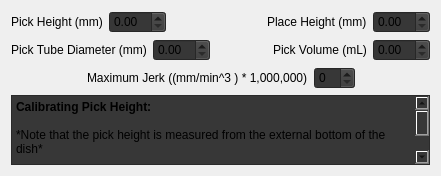
                <widget class="QWidget" name="page_5">
                 <property name="geometry">
                  <rect>
                   <x>0</x>
                   <y>0</y>
                   <width>441</width>
                   <height>170</height>
                  </rect>
                 </property>
                 <attribute name="label">
                  <string>Chorionated Plating Calibration</string>
                 </attribute>
                 <layout class="QVBoxLayout" name="verticalLayout_14">
                  <item>
                   <layout class="QVBoxLayout" name="verticalLayout_13">
                    <item>
                     <layout class="QGridLayout" name="gridLayout_33">
                      <item row="0" column="0">
                       <layout class="QHBoxLayout" name="horizontalLayout_21">
                        <item>
                         <widget class="QLabel" name="label_59">
                          <property name="text">
                           <string>Pick Height (mm)</string>
                          </property>
                         </widget>
                        </item>
                        <item>
                         <widget class="QDoubleSpinBox" name="chorionated_pick_height_spin_box">
                          <property name="styleSheet">
                           <string notr="true">background-color:rgb(55,55,55)</string>
                          </property>
                          <property name="singleStep">
                           <double>0.010000000000000</double>
                          </property>
                         </widget>
                        </item>
                        <item>
                         <spacer name="horizontalSpacer_44">
                          <property name="orientation">
                           <enum>Qt::Horizontal</enum>
                          </property>
                          <property name="sizeHint" stdset="0">
                           <size>
                            <width>40</width>
                            <height>20</height>
                           </size>
                          </property>
                         </spacer>
                        </item>
                       </layout>
                      </item>
                      <item row="1" column="1">
                       <layout class="QHBoxLayout" name="horizontalLayout_22">
                        <item>
                         <spacer name="horizontalSpacer_45">
                          <property name="orientation">
                           <enum>Qt::Horizontal</enum>
                          </property>
                          <property name="sizeHint" stdset="0">
                           <size>
                            <width>40</width>
                            <height>20</height>
                           </size>
                          </property>
                         </spacer>
                        </item>
                        <item>
                         <widget class="QLabel" name="label_60">
                          <property name="text">
                           <string>Pick Volume (mL)</string>
                          </property>
                         </widget>
                        </item>
                        <item>
                         <widget class="QDoubleSpinBox" name="chorionated_pick_volume_spin_box">
                          <property name="styleSheet">
                           <string notr="true">background-color:rgb(55,55,55)</string>
                          </property>
                          <property name="singleStep">
                           <double>0.010000000000000</double>
                          </property>
                         </widget>
                        </item>
                       </layout>
                      </item>
                      <item row="0" column="1">
                       <layout class="QHBoxLayout" name="horizontalLayout_23">
                        <item>
                         <spacer name="horizontalSpacer_46">
                          <property name="orientation">
                           <enum>Qt::Horizontal</enum>
                          </property>
                          <property name="sizeHint" stdset="0">
                           <size>
                            <width>40</width>
                            <height>20</height>
                           </size>
                          </property>
                         </spacer>
                        </item>
                        <item>
                         <widget class="QLabel" name="label_61">
                          <property name="text">
                           <string>Place Height (mm)</string>
                          </property>
                         </widget>
                        </item>
                        <item>
                         <widget class="QDoubleSpinBox" name="chorionated_place_height_spin_box">
                          <property name="styleSheet">
                           <string notr="true">background-color:rgb(55,55,55)</string>
                          </property>
                          <property name="singleStep">
                           <double>0.010000000000000</double>
                          </property>
                         </widget>
                        </item>
                       </layout>
                      </item>
                      <item row="1" column="0">
                       <layout class="QHBoxLayout" name="horizontalLayout_24">
                        <item>
                         <widget class="QLabel" name="label_62">
                          <property name="text">
                           <string>Pick Tube Diameter (mm)</string>
                          </property>
                         </widget>
                        </item>
                        <item>
                         <widget class="QDoubleSpinBox" name="chorionated_pick_tube_diameter_spin_box">
                          <property name="styleSheet">
                           <string notr="true">background-color:rgb(55,55,55)</string>
                          </property>
                          <property name="singleStep">
                           <double>0.010000000000000</double>
                          </property>
                         </widget>
                        </item>
                        <item>
                         <spacer name="horizontalSpacer_47">
                          <property name="orientation">
                           <enum>Qt::Horizontal</enum>
                          </property>
                          <property name="sizeHint" stdset="0">
                           <size>
                            <width>40</width>
                            <height>20</height>
                           </size>
                          </property>
                         </spacer>
                        </item>
                       </layout>
                      </item>
                     </layout>
                    </item>
                    <item>
                     <layout class="QHBoxLayout" name="horizontalLayout_25">
                      <item>
                       <spacer name="horizontalSpacer_48">
                        <property name="orientation">
                         <enum>Qt::Horizontal</enum>
                        </property>
                        <property name="sizeHint" stdset="0">
                         <size>
                          <width>40</width>
                          <height>20</height>
                         </size>
                        </property>
                       </spacer>
                      </item>
                      <item>
                       <widget class="QLabel" name="label_63">
                        <property name="text">
                         <string>Maximum Jerk ((mm/min^3 ) * 1,000,000)</string>
                        </property>
                       </widget>
                      </item>
                      <item>
                       <widget class="QSpinBox" name="chorionated_jerk_spin_box">
                        <property name="styleSheet">
                         <string notr="true">background-color:rgb(55,55,55)</string>
                        </property>
                       </widget>
                      </item>
                      <item>
                       <spacer name="horizontalSpacer_49">
                        <property name="orientation">
                         <enum>Qt::Horizontal</enum>
                        </property>
                        <property name="sizeHint" stdset="0">
                         <size>
                          <width>40</width>
                          <height>20</height>
                         </size>
                        </property>
                       </spacer>
                      </item>
                     </layout>
                    </item>
                   </layout>
                  </item>
                  <item>
                   <widget class="QTextBrowser" name="textBrowser_7">
                    <property name="styleSheet">
                     <string notr="true">background-color:rgb(55,55,55)</string>
                    </property>
                    <property name="html">
                     <string>&lt;!DOCTYPE HTML PUBLIC &quot;-//W3C//DTD HTML 4.0//EN&quot; &quot;http://www.w3.org/TR/REC-html40/strict.dtd&quot;&gt;
&lt;html&gt;&lt;head&gt;&lt;meta name=&quot;qrichtext&quot; content=&quot;1&quot; /&gt;&lt;style type=&quot;text/css&quot;&gt;
p, li { white-space: pre-wrap; }
&lt;/style&gt;&lt;/head&gt;&lt;body style=&quot; font-family:'Sans Serif'; font-size:9pt; font-weight:400; font-style:normal;&quot;&gt;
&lt;p style=&quot; margin-top:0px; margin-bottom:0px; margin-left:0px; margin-right:0px; -qt-block-indent:0; text-indent:0px;&quot;&gt;&lt;span style=&quot; font-weight:600;&quot;&gt;Calibrating Pick Height:&lt;/span&gt;&lt;/p&gt;
&lt;p style=&quot;-qt-paragraph-type:empty; margin-top:0px; margin-bottom:0px; margin-left:0px; margin-right:0px; -qt-block-indent:0; text-indent:0px;&quot;&gt;&lt;br /&gt;&lt;/p&gt;
&lt;p style=&quot; margin-top:0px; margin-bottom:0px; margin-left:0px; margin-right:0px; -qt-block-indent:0; text-indent:0px;&quot;&gt;*Note that the pick height is measured from the external bottom of the dish*&lt;/p&gt;
&lt;p style=&quot;-qt-paragraph-type:empty; margin-top:0px; margin-bottom:0px; margin-left:0px; margin-right:0px; -qt-block-indent:0; text-indent:0px;&quot;&gt;&lt;br /&gt;&lt;/p&gt;
&lt;p style=&quot; margin-top:0px; margin-bottom:0px; margin-left:0px; margin-right:0px; -qt-block-indent:0; text-indent:0px;&quot;&gt;1. Use the up and down arrows to adjust the &amp;quot;Pick Height&amp;quot; value to the desired pick height.&lt;/p&gt;
&lt;p style=&quot;-qt-paragraph-type:empty; margin-top:0px; margin-bottom:0px; margin-left:0px; margin-right:0px; -qt-block-indent:0; text-indent:0px;&quot;&gt;&lt;br /&gt;&lt;/p&gt;
&lt;p style=&quot; margin-top:0px; margin-bottom:0px; margin-left:0px; margin-right:0px; -qt-block-indent:0; text-indent:0px;&quot;&gt;2. Run a cycle with embryos to determine the pick height results&lt;/p&gt;
&lt;p style=&quot;-qt-paragraph-type:empty; margin-top:0px; margin-bottom:0px; margin-left:0px; margin-right:0px; -qt-block-indent:0; text-indent:0px;&quot;&gt;&lt;br /&gt;&lt;/p&gt;
&lt;p style=&quot; margin-top:0px; margin-bottom:0px; margin-left:0px; margin-right:0px; -qt-block-indent:0; text-indent:0px;&quot;&gt;3. Repeate steps one and two until the optimum height has been determined.&lt;/p&gt;
&lt;p style=&quot;-qt-paragraph-type:empty; margin-top:0px; margin-bottom:0px; margin-left:0px; margin-right:0px; -qt-block-indent:0; text-indent:0px;&quot;&gt;&lt;br /&gt;&lt;/p&gt;
&lt;p style=&quot; margin-top:0px; margin-bottom:0px; margin-left:0px; margin-right:0px; -qt-block-indent:0; text-indent:0px;&quot;&gt;&lt;span style=&quot; font-weight:600;&quot;&gt;Calibrating Place Height:&lt;/span&gt;&lt;/p&gt;
&lt;p style=&quot;-qt-paragraph-type:empty; margin-top:0px; margin-bottom:0px; margin-left:0px; margin-right:0px; -qt-block-indent:0; text-indent:0px;&quot;&gt;&lt;br /&gt;&lt;/p&gt;
&lt;p style=&quot; margin-top:0px; margin-bottom:0px; margin-left:0px; margin-right:0px; -qt-block-indent:0; text-indent:0px;&quot;&gt;1. Use the up and down arrows to adjust place place height to the desired value.&lt;/p&gt;
&lt;p style=&quot;-qt-paragraph-type:empty; margin-top:0px; margin-bottom:0px; margin-left:0px; margin-right:0px; -qt-block-indent:0; text-indent:0px;&quot;&gt;&lt;br /&gt;&lt;/p&gt;
&lt;p style=&quot; margin-top:0px; margin-bottom:0px; margin-left:0px; margin-right:0px; -qt-block-indent:0; text-indent:0px;&quot;&gt;2. Run a cycle with embryos and determine whether the value is adequate.&lt;/p&gt;
&lt;p style=&quot;-qt-paragraph-type:empty; margin-top:0px; margin-bottom:0px; margin-left:0px; margin-right:0px; -qt-block-indent:0; text-indent:0px;&quot;&gt;&lt;br /&gt;&lt;/p&gt;
&lt;p style=&quot; margin-top:0px; margin-bottom:0px; margin-left:0px; margin-right:0px; -qt-block-indent:0; text-indent:0px;&quot;&gt;3. Repeat steps one and two until the desired results have been obtained.&lt;/p&gt;
&lt;p style=&quot;-qt-paragraph-type:empty; margin-top:0px; margin-bottom:0px; margin-left:0px; margin-right:0px; -qt-block-indent:0; text-indent:0px;&quot;&gt;&lt;br /&gt;&lt;/p&gt;
&lt;p style=&quot; margin-top:0px; margin-bottom:0px; margin-left:0px; margin-right:0px; -qt-block-indent:0; text-indent:0px;&quot;&gt;&lt;span style=&quot; font-weight:600;&quot;&gt;Calibrating Pick Tube Diameter:&lt;/span&gt;&lt;/p&gt;
&lt;p style=&quot;-qt-paragraph-type:empty; margin-top:0px; margin-bottom:0px; margin-left:0px; margin-right:0px; -qt-block-indent:0; text-indent:0px;&quot;&gt;&lt;br /&gt;&lt;/p&gt;
&lt;p style=&quot; margin-top:0px; margin-bottom:0px; margin-left:0px; margin-right:0px; -qt-block-indent:0; text-indent:0px;&quot;&gt;1. Using a set of calipers, measure the diameter of the pick tube in millimeters.&lt;/p&gt;
&lt;p style=&quot;-qt-paragraph-type:empty; margin-top:0px; margin-bottom:0px; margin-left:0px; margin-right:0px; -qt-block-indent:0; text-indent:0px;&quot;&gt;&lt;br /&gt;&lt;/p&gt;
&lt;p style=&quot; margin-top:0px; margin-bottom:0px; margin-left:0px; margin-right:0px; -qt-block-indent:0; text-indent:0px;&quot;&gt;2. Use the up and down arrows to adjust the &amp;quot;Pick Tube Diameter&amp;quot; value to the measured value.&lt;/p&gt;
&lt;p style=&quot;-qt-paragraph-type:empty; margin-top:0px; margin-bottom:0px; margin-left:0px; margin-right:0px; -qt-block-indent:0; text-indent:0px;&quot;&gt;&lt;br /&gt;&lt;/p&gt;
&lt;p style=&quot; margin-top:0px; margin-bottom:0px; margin-left:0px; margin-right:0px; -qt-block-indent:0; text-indent:0px;&quot;&gt;&lt;span style=&quot; font-weight:600;&quot;&gt;Calibrating Maximum Jerk:&lt;/span&gt;&lt;/p&gt;
&lt;p style=&quot;-qt-paragraph-type:empty; margin-top:0px; margin-bottom:0px; margin-left:0px; margin-right:0px; -qt-block-indent:0; text-indent:0px;&quot;&gt;&lt;br /&gt;&lt;/p&gt;
&lt;p style=&quot; margin-top:0px; margin-bottom:0px; margin-left:0px; margin-right:0px; -qt-block-indent:0; text-indent:0px;&quot;&gt;*Note that the maximum jerk is measured in (mm/min^3)*&lt;/p&gt;
&lt;p style=&quot; margin-top:0px; margin-bottom:0px; margin-left:0px; margin-right:0px; -qt-block-indent:0; text-indent:0px;&quot;&gt;1. Use the up and down arrows to adjust the &amp;quot;Maximum Jerk&amp;quot; value to those you would like to use or test.&lt;/p&gt;
&lt;p style=&quot;-qt-paragraph-type:empty; margin-top:0px; margin-bottom:0px; margin-left:0px; margin-right:0px; -qt-block-indent:0; text-indent:0px;&quot;&gt;&lt;br /&gt;&lt;/p&gt;
&lt;p style=&quot; margin-top:0px; margin-bottom:0px; margin-left:0px; margin-right:0px; -qt-block-indent:0; text-indent:0px;&quot;&gt;2. Run a cycle with embryos and determine whether the survival rate is better or worse.&lt;/p&gt;
&lt;p style=&quot;-qt-paragraph-type:empty; margin-top:0px; margin-bottom:0px; margin-left:0px; margin-right:0px; -qt-block-indent:0; text-indent:0px;&quot;&gt;&lt;br /&gt;&lt;/p&gt;
&lt;p style=&quot; margin-top:0px; margin-bottom:0px; margin-left:0px; margin-right:0px; -qt-block-indent:0; text-indent:0px;&quot;&gt;3. Adjust settings accordingly to improve the survival rate and re-run the cycle until desired settings are acheived.&lt;/p&gt;
&lt;p style=&quot;-qt-paragraph-type:empty; margin-top:0px; margin-bottom:0px; margin-left:0px; margin-right:0px; -qt-block-indent:0; text-indent:0px;&quot;&gt;&lt;br /&gt;&lt;/p&gt;
&lt;p style=&quot; margin-top:0px; margin-bottom:0px; margin-left:0px; margin-right:0px; -qt-block-indent:0; text-indent:0px;&quot;&gt;&lt;span style=&quot; font-weight:600;&quot;&gt;Calibrating Pick Volume:&lt;/span&gt;&lt;/p&gt;
&lt;p style=&quot;-qt-paragraph-type:empty; margin-top:0px; margin-bottom:0px; margin-left:0px; margin-right:0px; -qt-block-indent:0; text-indent:0px; font-weight:600;&quot;&gt;&lt;br /&gt;&lt;/p&gt;
&lt;p style=&quot; margin-top:0px; margin-bottom:0px; margin-left:0px; margin-right:0px; -qt-block-indent:0; text-indent:0px;&quot;&gt;1. Use the up and down arrows to adjust the pick volume to the desired amount.&lt;/p&gt;
&lt;p style=&quot;-qt-paragraph-type:empty; margin-top:0px; margin-bottom:0px; margin-left:0px; margin-right:0px; -qt-block-indent:0; text-indent:0px;&quot;&gt;&lt;br /&gt;&lt;/p&gt;
&lt;p style=&quot; margin-top:0px; margin-bottom:0px; margin-left:0px; margin-right:0px; -qt-block-indent:0; text-indent:0px;&quot;&gt;2. Run a cycle with embryos and determine whether the value is adequate.&lt;/p&gt;
&lt;p style=&quot;-qt-paragraph-type:empty; margin-top:0px; margin-bottom:0px; margin-left:0px; margin-right:0px; -qt-block-indent:0; text-indent:0px;&quot;&gt;&lt;br /&gt;&lt;/p&gt;
&lt;p style=&quot; margin-top:0px; margin-bottom:0px; margin-left:0px; margin-right:0px; -qt-block-indent:0; text-indent:0px;&quot;&gt;3. Repeat steps one and two until the desired results have been obtained.&lt;/p&gt;&lt;/body&gt;&lt;/html&gt;</string>
                    </property>
                   </widget>
                  </item>
                 </layout>
                </widget>
